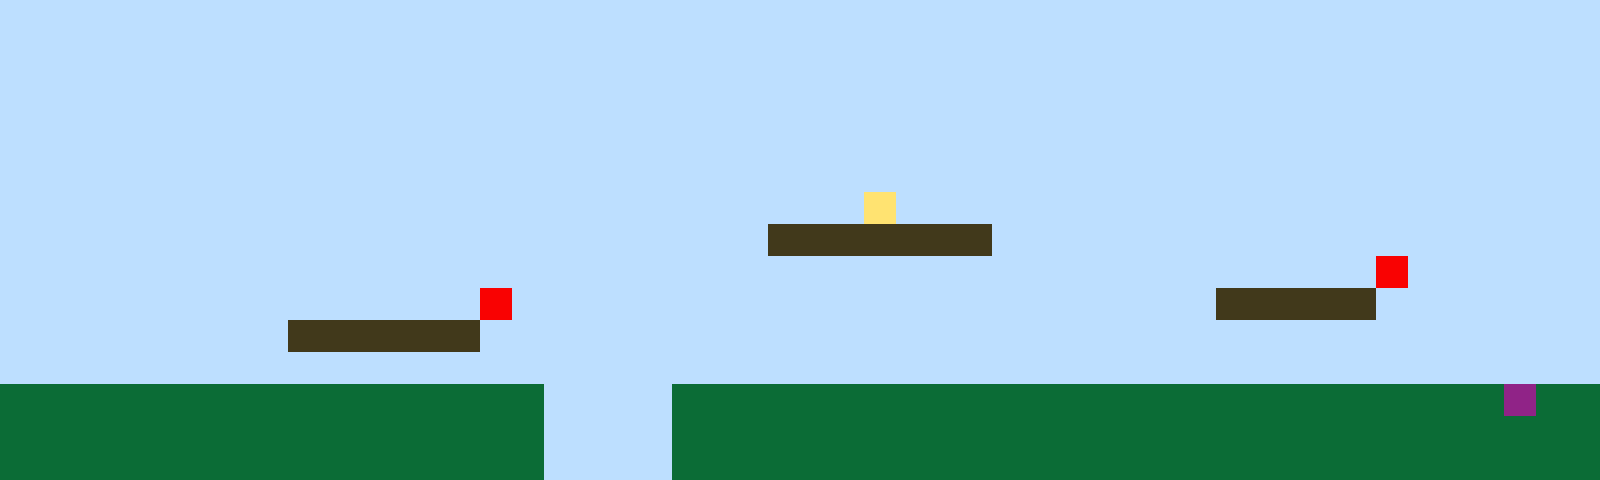

Tiled map render using the project's own tile images. Description and the whole map definition, tile-layer contents included, below:
An orthogonal 50x15 tile map with 32x32 px tiles, 1 tile layer (Tile Layer 1).

<map version="1.10" tiledversion="1.11.2" orientation="orthogonal" renderorder="right-up" width="50" height="15" tilewidth="32" tileheight="32" infinite="0" nextlayerid="2" nextobjectid="1"><editorsettings><export target="map1.csv" format="csv" /></editorsettings><tileset firstgid="1" name="sprites" tilewidth="32" tileheight="32" tilecount="6" columns="3"><image source="sprites.png" width="96" height="64" /></tileset><layer id="1" name="Tile Layer 1" width="50" height="15"><data encoding="csv">1,1,1,1,1,1,1,1,1,1,1,1,1,1,1,1,1,1,1,1,1,1,1,1,1,1,1,1,1,1,1,1,1,1,1,1,1,1,1,1,1,1,1,1,1,1,1,1,1,1,1,1,1,1,1,1,1,1,1,1,1,1,1,1,1,1,1,1,1,1,1,1,1,1,1,1,1,1,1,1,1,1,1,1,1,1,1,1,1,1,1,1,1,1,1,1,1,1,1,1,1,1,1,1,1,1,1,1,1,1,1,1,1,1,1,1,1,1,1,1,1,1,1,1,1,1,1,1,1,1,1,1,1,1,1,1,1,1,1,1,1,1,1,1,1,1,1,1,1,1,1,1,1,1,1,1,1,1,1,1,1,1,1,1,1,1,1,1,1,1,1,1,1,1,1,1,1,1,1,1,1,1,1,1,1,1,1,1,1,1,1,1,1,1,1,1,1,1,1,1,1,1,1,1,1,1,1,1,1,1,1,1,1,1,1,1,1,1,1,1,1,1,1,1,1,1,1,1,1,1,1,1,1,1,1,1,1,1,1,1,1,1,1,1,1,1,1,1,1,1,1,1,1,1,1,1,1,1,1,1,1,1,1,1,1,1,1,1,1,1,1,1,1,1,1,1,1,1,1,1,1,1,1,1,1,1,1,1,1,1,1,1,1,1,1,1,1,1,1,1,1,1,1,1,1,1,1,1,1,1,1,1,1,1,1,1,1,1,1,1,1,1,1,1,1,1,1,4,1,1,1,1,1,1,1,1,1,1,1,1,1,1,1,1,1,1,1,1,1,1,1,1,1,1,1,1,1,1,1,1,1,1,1,1,1,1,1,1,1,1,1,1,1,1,3,3,3,3,3,3,3,1,1,1,1,1,1,1,1,1,1,1,1,1,1,1,1,1,1,1,1,1,1,1,1,1,1,1,1,1,1,1,1,1,1,1,1,1,1,1,1,1,1,1,1,1,1,1,1,1,1,1,1,1,1,1,1,1,1,1,1,1,1,5,1,1,1,1,1,1,1,1,1,1,1,1,1,1,1,1,1,1,1,1,1,5,1,1,1,1,1,1,1,1,1,1,1,1,1,1,1,1,1,1,1,1,1,1,3,3,3,3,3,1,1,1,1,1,1,1,1,1,1,1,1,1,1,1,1,3,3,3,3,3,3,1,1,1,1,1,1,1,1,1,1,1,1,1,1,1,1,1,1,1,1,1,1,1,1,1,1,1,1,1,1,1,1,1,1,1,1,1,1,1,1,1,1,1,1,1,1,1,1,1,1,1,1,1,1,1,1,1,1,1,1,1,1,1,1,1,1,1,1,1,1,1,1,1,1,1,1,1,1,1,1,1,1,1,1,1,2,2,2,2,2,2,2,2,2,2,2,2,2,2,2,2,2,1,1,1,1,2,2,2,2,2,2,2,2,2,2,2,2,2,2,2,2,2,2,2,2,2,2,2,2,2,2,6,2,2,2,2,2,2,2,2,2,2,2,2,2,2,2,2,2,2,2,1,1,1,1,2,2,2,2,2,2,2,2,2,2,2,2,2,2,2,2,2,2,2,2,2,2,2,2,2,2,2,2,2,2,2,2,2,2,2,2,2,2,2,2,2,2,2,2,2,2,1,1,1,1,2,2,2,2,2,2,2,2,2,2,2,2,2,2,2,2,2,2,2,2,2,2,2,2,2,2,2,2,2</data></layer></map>
